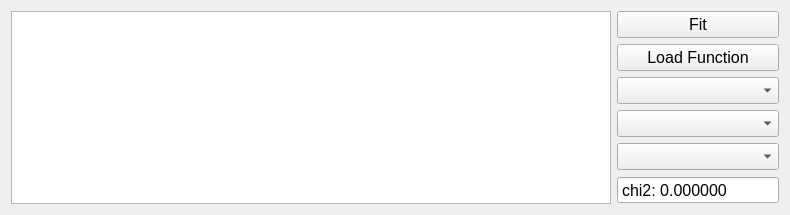
       <widget class="QWidget" name="tab_3">
        <attribute name="title">
         <string>User defined models</string>
        </attribute>
        <layout class="QGridLayout" name="gridLayout_7">
         <item row="0" column="1">
          <widget class="QPushButton" name="do_UDFfit_button">
           <property name="font">
            <font>
             <pointsize>12</pointsize>
            </font>
           </property>
           <property name="text">
            <string>Fit</string>
           </property>
           <property name="icon">
            <iconset resource="resources.qrc">
             <normaloff>:/icons/go.jpeg</normaloff>:/icons/go.jpeg</iconset>
           </property>
           <property name="iconSize">
            <size>
             <width>30</width>
             <height>30</height>
            </size>
           </property>
          </widget>
         </item>
         <item row="2" column="1">
          <widget class="QComboBox" name="UDFplugin_comboBox">
           <property name="font">
            <font>
             <pointsize>12</pointsize>
            </font>
           </property>
          </widget>
         </item>
         <item row="3" column="1">
          <widget class="QComboBox" name="UDFdataset_comboBox">
           <property name="font">
            <font>
             <pointsize>12</pointsize>
            </font>
           </property>
          </widget>
         </item>
         <item row="4" column="1">
          <widget class="QComboBox" name="UDFmodel_comboBox">
           <property name="font">
            <font>
             <pointsize>12</pointsize>
            </font>
           </property>
          </widget>
         </item>
         <item row="0" column="0" rowspan="6">
          <widget class="QTableView" name="UDFmodelView">
           <property name="enabled">
            <bool>true</bool>
           </property>
           <property name="minimumSize">
            <size>
             <width>600</width>
             <height>0</height>
            </size>
           </property>
           <property name="font">
            <font>
             <pointsize>12</pointsize>
            </font>
           </property>
          </widget>
         </item>
         <item row="5" column="1">
          <widget class="QDoubleSpinBox" name="chi2UDF">
           <property name="enabled">
            <bool>true</bool>
           </property>
           <property name="font">
            <font>
             <pointsize>12</pointsize>
            </font>
           </property>
           <property name="readOnly">
            <bool>true</bool>
           </property>
           <property name="buttonSymbols">
            <enum>QAbstractSpinBox::NoButtons</enum>
           </property>
           <property name="prefix">
            <string>chi2: </string>
           </property>
           <property name="decimals">
            <number>6</number>
           </property>
           <property name="maximum">
            <double>999999999.999999046325684</double>
           </property>
          </widget>
         </item>
         <item row="1" column="1">
          <widget class="QPushButton" name="UDFloadPlugin">
           <property name="font">
            <font>
             <pointsize>12</pointsize>
            </font>
           </property>
           <property name="layoutDirection">
            <enum>Qt::LeftToRight</enum>
           </property>
           <property name="text">
            <string>Load Function</string>
           </property>
          </widget>
         </item>
        </layout>
       </widget>
